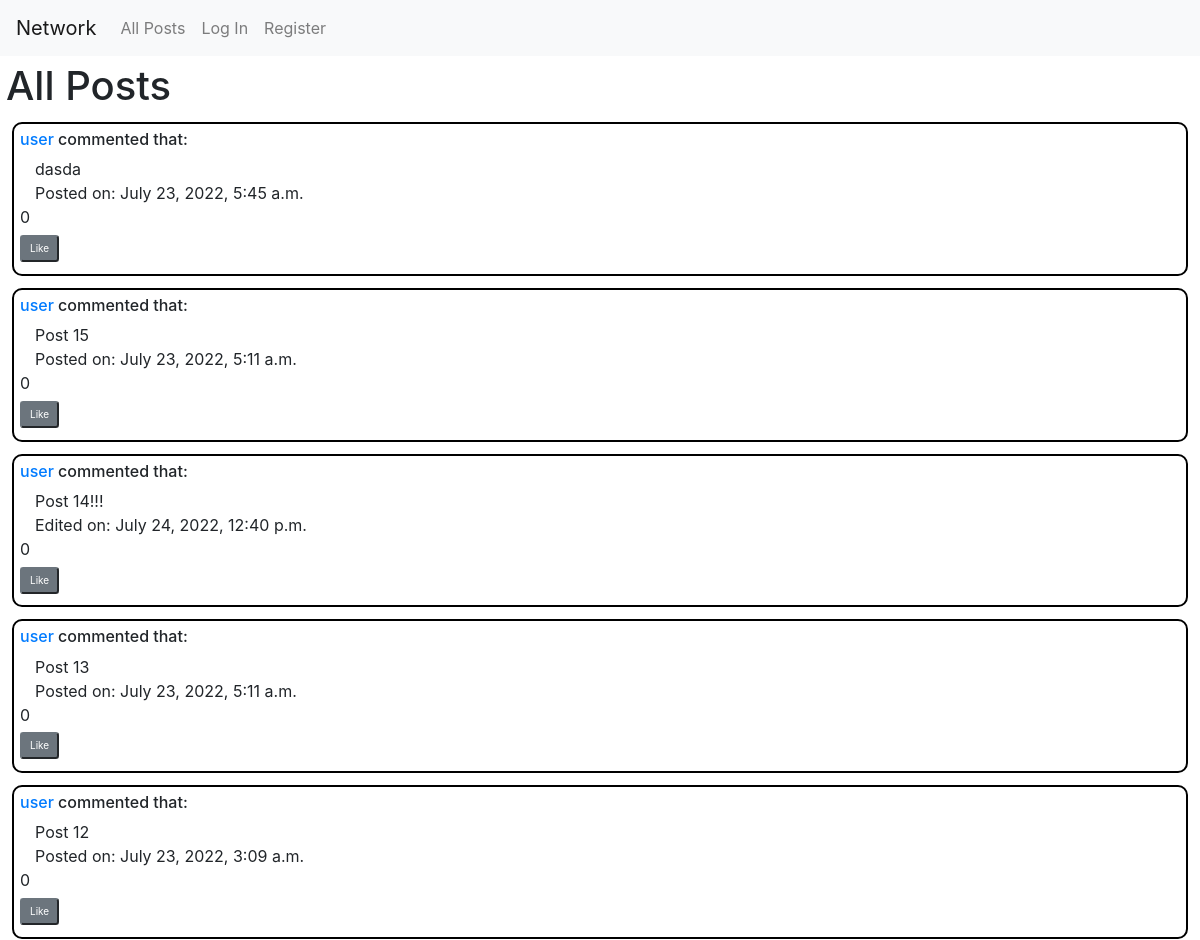
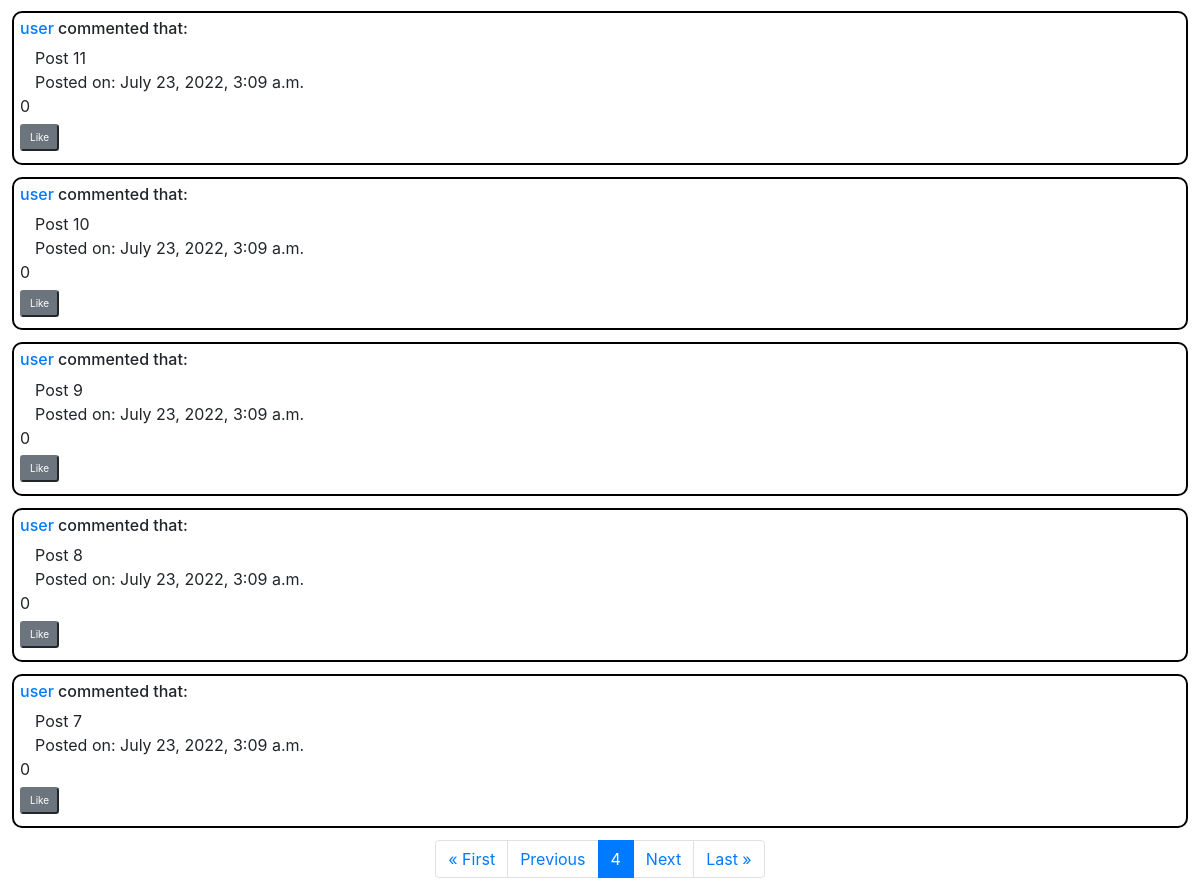
/?page=4, run on the app's committed database (2 pictures, top to bottom).
### network/models.py (models this page shows, shortened)
class Post(models.Model):
    post_id = models.BigAutoField(primary_key=True)
    post_content = models.TextField()
    post_timestamp = models.DateTimeField(auto_now_add=True, verbose_name="Post_Created")
    post_edited = models.BooleanField(default=False)
    post_edited_timestamp = models.DateTimeField(auto_now=True, verbose_name="Post_Edited", null=True, blank=True)    # Only updated for Model.save(). May be empty as may not be edited
    post_num_likes = models.IntegerField(default=0)
    post_likes_list = models.ManyToManyField(User, related_name="Posts_Liked")
    user = models.ForeignKey(User, on_delete=models.CASCADE, related_name="Author")
    class Meta:
        ordering = ['-post_timestamp']

class User(AbstractUser):
    id = models.BigAutoField(primary_key=True)
    following_list = models.ManyToManyField("self", symmetrical=False, blank=True, related_name="Followers")

### network/views.py (the view)
# urls.py: path("", views.index, name="index"),
def index(request):
    if request.method == "POST":
        current_user = request.user
        user_post_content = request.POST["posting_area"]
        user_post = Post(user=current_user, post_content=user_post_content)
        user_post.save()
        return HttpResponseRedirect(reverse("index"))
    else:
        public_posts = Post.objects.all()
        public_posts_list = []
        for object in public_posts:
            public_posts_list.append(object)
        public_posts_paginator = Paginator(public_posts_list, 10)   # Show 10 per Page
        page_number = request.GET.get('page')       # When User clicks on a Page Number
        page_obj = public_posts_paginator.get_page(page_number)
        return render(request, "network/index.html", {
            "post_form": NewPost(),
            'page_obj': page_obj
        })

### network/templates/network/index.html (shortened to what this page needs)
{% extends "network/layout.html" %}
{% load static %}
{% block body %}
    <h1 class="nav-headers">All Posts</h1>
    {% for post in page_obj %}
        <div class="general-post">
            <h6><a href="{% url 'profile' post.user.User_Profile.profile_id %}">{{ post.user.username }}</a> commented that:</h6>
            <div id="Post-{{ post.post_id }}" class="container-fluid Post-View">
                <div name="Post-Contents" class="Post-Contents" id="Post-Contents-{{ post.post_id }}">
                    {{ post.post_content }}
                </div>
                {% if post.post_edited %}
                    <span id="Post-Edited-Timestamp-{{ post.post_id }}">Edited on: {{ post.post_edited_timestamp }}</span>
                {% else %}
                    <span id="Post-Timestamp-{{ post.post_id }}">Posted on: {{ post.post_timestamp }}</span>
                {% endif %}
            </div>
            <div id="Post-Buttons-{{ post.post_id }}">
                <span id="Num-Likes-{{ post.post_id }}">{{ post.post_num_likes }}</span>
                <div id="Post-Like-Div-{{ post.post_id }}">
                    <button class="btn-sm btn-secondary button-margins Post-Like-Button" id="Post-Like-Button-{{ post.post_id }}" value="{{ post.post_id }}">Like</button>
                </div>
            </div>
        </div>
    {% endfor %}
    <nav>
        <ul class="pagination justify-content-center">
            {% if page_obj.number == 1 %}
                <li class="page-item disabled"><a class="page-link" href="?page=1">&laquo; First</a></li>
            {% else %}
                <li class="page-item"><a class="page-link" href="?page=1">&laquo; First</a></li>
            {% endif %}
            {% if page_obj.has_previous %}
                <li class="page-item"><a class="page-link" href="?page={{ page_obj.previous_page_number }}">Previous</a></li>
            {% endif %}
                <li class="page-item active"><a class="page-link" href="?page={{ page_obj.number }}">{{ page_obj.number }}</a></li>
            {% if page_obj.has_next %}
                <li class="page-item"><a class="page-link" href="?page={{ page_obj.next_page_number }}">Next</a></li>
            {% endif %}
            {% if page_obj.number == page_obj.paginator.num_pages %}
                <li class="page-item disabled"><a class="page-link" href="?page={{ page_obj.paginator.num_pages }}">Last &raquo;</a></li>
            {% else %}
                <li class="page-item"><a class="page-link" href="?page={{ page_obj.paginator.num_pages }}">Last &raquo;</a></li>
            {% endif %}
        </ul>
    </nav>
{% endblock %}

### network/static/network/styles.css (style rules this page uses)
.follow-div, .general-post-profile, .general-post { border: 2px solid black; border-radius: 10px; text-align: left; width: auto; margin: 1%; padding: 0.5%; }
.button-margins-follow, .button-margins-post, .button-margins { margin-top: 0.5%; margin-bottom: 0.5%; vertical-align: middle; font-size: x-small; }
.nav-headers { margin: 0.5%; }

### data on the page
Post: user.username "user", post_content "dasda", post_timestamp "July 23, 2022, 5:45 a.m.", post_num_likes "0", {{ post.post_id }} 16 (drawn)
Post: user.username "user", post_content "Post 15", post_timestamp "July 23, 2022, 5:11 a.m.", post_num_likes "0", {{ post.post_id }} 15 (drawn)
Post: user.username "user", post_content "Post 14!!!", post_edited_timestamp "July 24, 2022, 12:40 p.m.", post_num_likes "0", {{ post.post_id }} 14 (drawn)
Post: user.username "user", post_content "Post 13", post_timestamp "July 23, 2022, 5:11 a.m.", post_num_likes "0", {{ post.post_id }} 13 (drawn)
Post: user.username "user", post_content "Post 12", post_timestamp "July 23, 2022, 3:09 a.m.", post_num_likes "0", {{ post.post_id }} 12 (drawn)
Post: user.username "user", post_content "Post 11", post_timestamp "July 23, 2022, 3:09 a.m.", post_num_likes "0", {{ post.post_id }} 11 (drawn)
Post: user.username "user", post_content "Post 10", post_timestamp "July 23, 2022, 3:09 a.m.", post_num_likes "0", {{ post.post_id }} 10 (drawn)
Post: user.username "user", post_content "Post 9", post_timestamp "July 23, 2022, 3:09 a.m.", post_num_likes "0", {{ post.post_id }} 9 (drawn)
Post: user.username "user", post_content "Post 8", post_timestamp "July 23, 2022, 3:09 a.m.", post_num_likes "0", {{ post.post_id }} 8 (drawn)
Post: user.username "user", post_content "Post 7", post_timestamp "July 23, 2022, 3:09 a.m.", post_num_likes "0", {{ post.post_id }} 7 (drawn)

### other printed values
{{ page_obj.number }} "4"
